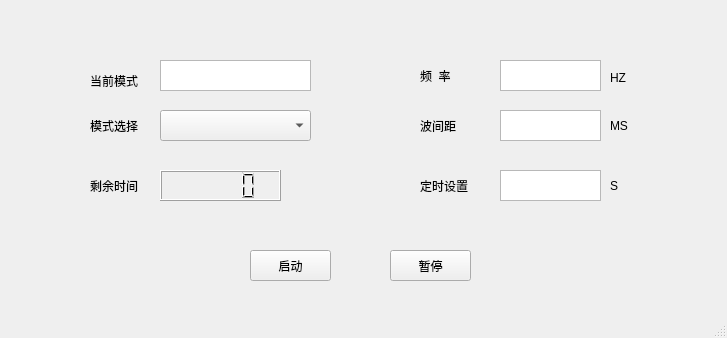
<?xml version="1.0" encoding="UTF-8"?>
<ui version="4.0">
 <class>MainWindow</class>
 <widget class="QMainWindow" name="MainWindow">
  <property name="geometry">
   <rect>
    <x>0</x>
    <y>0</y>
    <width>727</width>
    <height>338</height>
   </rect>
  </property>
  <property name="windowTitle">
   <string>MainWindow</string>
  </property>
  <property name="unifiedTitleAndToolBarOnMac">
   <bool>false</bool>
  </property>
  <widget class="QWidget" name="centralwidget">
   <widget class="QLabel" name="label">
    <property name="geometry">
     <rect>
      <x>90</x>
      <y>60</y>
      <width>81</width>
      <height>41</height>
     </rect>
    </property>
    <property name="text">
     <string>当前模式</string>
    </property>
   </widget>
   <widget class="QTextBrowser" name="currentModeText">
    <property name="geometry">
     <rect>
      <x>160</x>
      <y>60</y>
      <width>151</width>
      <height>31</height>
     </rect>
    </property>
   </widget>
   <widget class="QLabel" name="label_2">
    <property name="geometry">
     <rect>
      <x>90</x>
      <y>120</y>
      <width>54</width>
      <height>12</height>
     </rect>
    </property>
    <property name="text">
     <string>模式选择</string>
    </property>
   </widget>
   <widget class="QComboBox" name="modeSelectComboBox">
    <property name="geometry">
     <rect>
      <x>160</x>
      <y>110</y>
      <width>151</width>
      <height>31</height>
     </rect>
    </property>
   </widget>
   <widget class="QLabel" name="label_3">
    <property name="geometry">
     <rect>
      <x>90</x>
      <y>180</y>
      <width>54</width>
      <height>12</height>
     </rect>
    </property>
    <property name="text">
     <string>剩余时间</string>
    </property>
   </widget>
   <widget class="QLCDNumber" name="lastTimeDisplay">
    <property name="geometry">
     <rect>
      <x>160</x>
      <y>170</y>
      <width>121</width>
      <height>31</height>
     </rect>
    </property>
   </widget>
   <widget class="QPushButton" name="startButton">
    <property name="geometry">
     <rect>
      <x>250</x>
      <y>250</y>
      <width>81</width>
      <height>31</height>
     </rect>
    </property>
    <property name="text">
     <string>启动</string>
    </property>
   </widget>
   <widget class="QPushButton" name="stopButton">
    <property name="geometry">
     <rect>
      <x>390</x>
      <y>250</y>
      <width>81</width>
      <height>31</height>
     </rect>
    </property>
    <property name="text">
     <string>暂停</string>
    </property>
   </widget>
   <widget class="QLabel" name="label_4">
    <property name="geometry">
     <rect>
      <x>420</x>
      <y>60</y>
      <width>41</width>
      <height>31</height>
     </rect>
    </property>
    <property name="text">
     <string>频  率</string>
    </property>
   </widget>
   <widget class="QLabel" name="label_5">
    <property name="geometry">
     <rect>
      <x>420</x>
      <y>110</y>
      <width>61</width>
      <height>31</height>
     </rect>
    </property>
    <property name="text">
     <string>波间距</string>
    </property>
   </widget>
   <widget class="QLabel" name="label_6">
    <property name="geometry">
     <rect>
      <x>420</x>
      <y>180</y>
      <width>54</width>
      <height>12</height>
     </rect>
    </property>
    <property name="text">
     <string>定时设置</string>
    </property>
   </widget>
   <widget class="QTextEdit" name="frequencyInputText">
    <property name="geometry">
     <rect>
      <x>500</x>
      <y>60</y>
      <width>101</width>
      <height>31</height>
     </rect>
    </property>
   </widget>
   <widget class="QTextEdit" name="pulseWidthInputText">
    <property name="geometry">
     <rect>
      <x>500</x>
      <y>110</y>
      <width>101</width>
      <height>31</height>
     </rect>
    </property>
   </widget>
   <widget class="QTextEdit" name="timeSetInputText">
    <property name="geometry">
     <rect>
      <x>500</x>
      <y>170</y>
      <width>101</width>
      <height>31</height>
     </rect>
    </property>
   </widget>
   <widget class="QLabel" name="label_7">
    <property name="geometry">
     <rect>
      <x>610</x>
      <y>70</y>
      <width>71</width>
      <height>16</height>
     </rect>
    </property>
    <property name="text">
     <string>HZ</string>
    </property>
   </widget>
   <widget class="QLabel" name="label_8">
    <property name="geometry">
     <rect>
      <x>610</x>
      <y>120</y>
      <width>54</width>
      <height>12</height>
     </rect>
    </property>
    <property name="lineWidth">
     <number>3</number>
    </property>
    <property name="text">
     <string>MS</string>
    </property>
   </widget>
   <widget class="QLabel" name="label_9">
    <property name="geometry">
     <rect>
      <x>610</x>
      <y>180</y>
      <width>54</width>
      <height>12</height>
     </rect>
    </property>
    <property name="text">
     <string>S</string>
    </property>
   </widget>
  </widget>
  <widget class="QMenuBar" name="menubar">
   <property name="geometry">
    <rect>
     <x>0</x>
     <y>0</y>
     <width>727</width>
     <height>23</height>
    </rect>
   </property>
  </widget>
  <widget class="QStatusBar" name="statusbar"/>
 </widget>
 <resources/>
 <connections/>
</ui>
